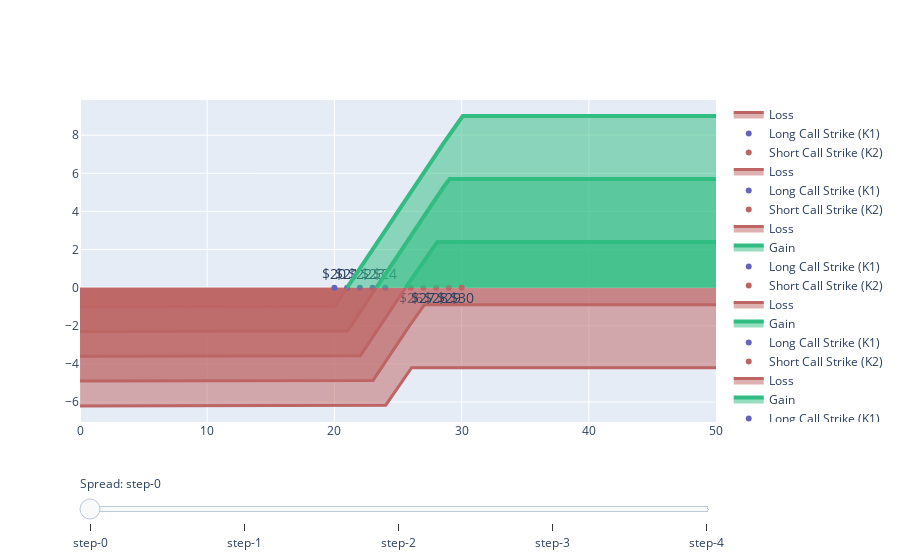

Here is the notebook cell this chart was saved with:
### Code cell
# Create figure
fig = go.Figure()

# Add traces, one for each slider step
for spread_size in np.arange(1,6,1):
    traces = createBullSpreadTraces(spread_size,25)
    for trace in traces:
        fig.add_trace(trace)

for i in range(len(fig.data)):
    fig.data[0].visible = False

for i in range(4):
    fig.data[i].visible = True

# Create and add slider
steps = []
for i in [0, 4, 8, 12, 16]:
    step = dict(
        method='update', 
        args=[{"visible": [False] * len(fig.data)},
            {"title": "Slider switched to step: " + str(i//4)}],
    )
    step["args"][0]["visible"][i] = True # Toggle i'th trace to "visible"
    step["args"][0]["visible"][i+1] = True
    step["args"][0]["visible"][i+2] = True
    step["args"][0]["visible"][i+3] = True
    steps.append(step)

sliders = [dict(
    active=10,
    currentvalue={"prefix": "Spread: "},
    pad={"t": 50},
    steps=steps
)]

fig.update_layout(
    sliders=sliders
)

fig.show()

### Figure 1 — Plotly figure (JSON) as saved in the notebook; plotly's stock layout.template omitted (floating-point values rounded to 4 significant figures; data arrays with more than 128 entries replaced by an {"elided": "..."} marker saying what was removed)
{"data": [{"connectgaps": true, "fill": "tozeroy", "line": {"color": "rgb(189,100,100)", "width": 3}, "mode": "lines", "name": "Loss", "type": "scatter", "visible": true, "x": {"elided": "5001 float values"}, "y": {"elided": "5001 float values"}}, {"connectgaps": true, "fill": "tozeroy", "line": {"color": "rgb(49,189,130)", "width": 4}, "mode": "lines", "name": "Gain", "type": "scatter", "visible": true, "x": [], "y": []}, {"marker": {"color": "rgb(100,100,189)"}, "mode": "markers+text", "name": "Long Call Strike (K1)", "text": ["$24"], "textfont": {"size": 14}, "textposition": "top center", "type": "scatter", "visible": true, "x": [24], "y": [0]}, {"marker": {"color": "rgb(189,100,100)"}, "mode": "markers+text", "name": "Short Call Strike (K2)", "text": ["$26"], "textfont": {"size": 14}, "textposition": "bottom center", "type": "scatter", "visible": true, "x": [26], "y": [0]}, {"connectgaps": true, "fill": "tozeroy", "line": {"color": "rgb(189,100,100)", "width": 3}, "mode": "lines", "name": "Loss", "type": "scatter", "x": {"elided": "5001 float values"}, "y": {"elided": "5001 float values"}}, {"connectgaps": true, "fill": "tozeroy", "line": {"color": "rgb(49,189,130)", "width": 4}, "mode": "lines", "name": "Gain", "type": "scatter", "x": [], "y": []}, {"marker": {"color": "rgb(100,100,189)"}, "mode": "markers+text", "name": "Long Call Strike (K1)", "text": ["$23"], "textfont": {"size": 14}, "textposition": "top center", "type": "scatter", "x": [23], "y": [0]}, {"marker": {"color": "rgb(189,100,100)"}, "mode": "markers+text", "name": "Short Call Strike (K2)", "text": ["$27"], "textfont": {"size": 14}, "textposition": "bottom center", "type": "scatter", "x": [27], "y": [0]}, {"connectgaps": true, "fill": "tozeroy", "line": {"color": "rgb(189,100,100)", "width": 3}, "mode": "lines", "name": "Loss", "type": "scatter", "x": {"elided": "2560 float values"}, "y": {"elided": "2560 float values"}}, {"connectgaps": true, "fill": "tozeroy", "line": {"color": "rgb(49,189,130)", "width": 4}, "mode": "lines", "name": "Gain", "type": "scatter", "x": {"elided": "2441 float values"}, "y": {"elided": "2441 float values"}}, {"marker": {"color": "rgb(100,100,189)"}, "mode": "markers+text", "name": "Long Call Strike (K1)", "text": ["$22"], "textfont": {"size": 14}, "textposition": "top center", "type": "scatter", "x": [22], "y": [0]}, {"marker": {"color": "rgb(189,100,100)"}, "mode": "markers+text", "name": "Short Call Strike (K2)", "text": ["$28"], "textfont": {"size": 14}, "textposition": "bottom center", "type": "scatter", "x": [28], "y": [0]}, {"connectgaps": true, "fill": "tozeroy", "line": {"color": "rgb(189,100,100)", "width": 3}, "mode": "lines", "name": "Loss", "type": "scatter", "x": {"elided": "2330 float values"}, "y": {"elided": "2330 float values"}}, {"connectgaps": true, "fill": "tozeroy", "line": {"color": "rgb(49,189,130)", "width": 4}, "mode": "lines", "name": "Gain", "type": "scatter", "x": {"elided": "2671 float values"}, "y": {"elided": "2671 float values"}}, {"marker": {"color": "rgb(100,100,189)"}, "mode": "markers+text", "name": "Long Call Strike (K1)", "text": ["$21"], "textfont": {"size": 14}, "textposition": "top center", "type": "scatter", "x": [21], "y": [0]}, {"marker": {"color": "rgb(189,100,100)"}, "mode": "markers+text", "name": "Short Call Strike (K2)", "text": ["$29"], "textfont": {"size": 14}, "textposition": "bottom center", "type": "scatter", "x": [29], "y": [0]}, {"connectgaps": true, "fill": "tozeroy", "line": {"color": "rgb(189,100,100)", "width": 3}, "mode": "lines", "name": "Loss", "type": "scatter", "x": {"elided": "2100 float values"}, "y": {"elided": "2100 float values"}}, {"connectgaps": true, "fill": "tozeroy", "line": {"color": "rgb(49,189,130)", "width": 4}, "mode": "lines", "name": "Gain", "type": "scatter", "x": {"elided": "2901 float values"}, "y": {"elided": "2901 float values"}}, {"marker": {"color": "rgb(100,100,189)"}, "mode": "markers+text", "name": "Long Call Strike (K1)", "text": ["$20"], "textfont": {"size": 14}, "textposition": "top center", "type": "scatter", "x": [20], "y": [0]}, {"marker": {"color": "rgb(189,100,100)"}, "mode": "markers+text", "name": "Short Call Strike (K2)", "text": ["$30"], "textfont": {"size": 14}, "textposition": "bottom center", "type": "scatter", "x": [30], "y": [0]}], "layout": {"sliders": [{"active": 10, "currentvalue": {"prefix": "Spread: "}, "pad": {"t": 50}, "steps": [{"args": [{"visible": [true, true, true, true, false, false, false, false, false, false, false, false, false, false, false, false, false, false, false, false]}, {"title": "Slider switched to step: 0"}], "method": "update"}, {"args": [{"visible": [false, false, false, false, true, true, true, true, false, false, false, false, false, false, false, false, false, false, false, false]}, {"title": "Slider switched to step: 1"}], "method": "update"}, {"args": [{"visible": [false, false, false, false, false, false, false, false, true, true, true, true, false, false, false, false, false, false, false, false]}, {"title": "Slider switched to step: 2"}], "method": "update"}, {"args": [{"visible": [false, false, false, false, false, false, false, false, false, false, false, false, true, true, true, true, false, false, false, false]}, {"title": "Slider switched to step: 3"}], "method": "update"}, {"args": [{"visible": [false, false, false, false, false, false, false, false, false, false, false, false, false, false, false, false, true, true, true, true]}, {"title": "Slider switched to step: 4"}], "method": "update"}]}]}}
